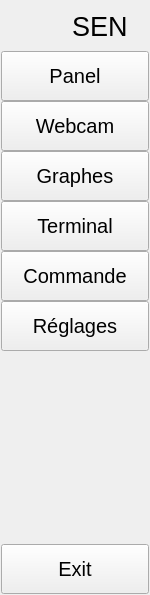
     <widget class="QWidget" name="menu_w" native="true">
      <property name="minimumSize">
       <size>
        <width>0</width>
        <height>0</height>
       </size>
      </property>
      <property name="maximumSize">
       <size>
        <width>150</width>
        <height>16777215</height>
       </size>
      </property>
      <layout class="QVBoxLayout" name="verticalLayout_2">
       <property name="spacing">
        <number>0</number>
       </property>
       <property name="leftMargin">
        <number>1</number>
       </property>
       <property name="topMargin">
        <number>1</number>
       </property>
       <property name="rightMargin">
        <number>1</number>
       </property>
       <property name="bottomMargin">
        <number>1</number>
       </property>
       <item>
        <layout class="QHBoxLayout" name="header">
         <item>
          <widget class="QPushButton" name="menu_menu_b">
           <property name="minimumSize">
            <size>
             <width>50</width>
             <height>50</height>
            </size>
           </property>
           <property name="maximumSize">
            <size>
             <width>50</width>
             <height>50</height>
            </size>
           </property>
           <property name="text">
            <string/>
           </property>
           <property name="icon">
            <iconset>
             <normaloff>:/icons/robot.ico</normaloff>:/icons/robot.ico</iconset>
           </property>
           <property name="iconSize">
            <size>
             <width>50</width>
             <height>50</height>
            </size>
           </property>
           <property name="checkable">
            <bool>true</bool>
           </property>
           <property name="autoExclusive">
            <bool>true</bool>
           </property>
           <property name="flat">
            <bool>true</bool>
           </property>
          </widget>
         </item>
         <item>
          <spacer name="horizontalSpacer_2">
           <property name="orientation">
            <enum>Qt::Horizontal</enum>
           </property>
           <property name="sizeHint" stdset="0">
            <size>
             <width>40</width>
             <height>20</height>
            </size>
           </property>
          </spacer>
         </item>
         <item>
          <widget class="QLabel" name="text_menu">
           <property name="font">
            <font>
             <pointsize>20</pointsize>
             <kerning>true</kerning>
            </font>
           </property>
           <property name="text">
            <string>SEN</string>
           </property>
          </widget>
         </item>
         <item>
          <spacer name="horizontalSpacer">
           <property name="orientation">
            <enum>Qt::Horizontal</enum>
           </property>
           <property name="sizeHint" stdset="0">
            <size>
             <width>40</width>
             <height>20</height>
            </size>
           </property>
          </spacer>
         </item>
        </layout>
       </item>
       <item>
        <widget class="QPushButton" name="menu_panel_b">
         <property name="minimumSize">
          <size>
           <width>50</width>
           <height>50</height>
          </size>
         </property>
         <property name="font">
          <font>
           <pointsize>15</pointsize>
           <kerning>true</kerning>
          </font>
         </property>
         <property name="focusPolicy">
          <enum>Qt::StrongFocus</enum>
         </property>
         <property name="layoutDirection">
          <enum>Qt::LeftToRight</enum>
         </property>
         <property name="text">
          <string>Panel</string>
         </property>
         <property name="icon">
          <iconset>
           <normaloff>:/icons/robot-64.ico</normaloff>:/icons/robot-64.ico</iconset>
         </property>
         <property name="iconSize">
          <size>
           <width>30</width>
           <height>30</height>
          </size>
         </property>
         <property name="checkable">
          <bool>true</bool>
         </property>
         <property name="autoExclusive">
          <bool>true</bool>
         </property>
        </widget>
       </item>
       <item>
        <widget class="QPushButton" name="menu_webcam_b">
         <property name="minimumSize">
          <size>
           <width>50</width>
           <height>50</height>
          </size>
         </property>
         <property name="font">
          <font>
           <pointsize>15</pointsize>
           <kerning>true</kerning>
          </font>
         </property>
         <property name="text">
          <string>Webcam</string>
         </property>
         <property name="icon">
          <iconset>
           <normaloff>:/icons/integrated-webcam-64.ico</normaloff>:/icons/integrated-webcam-64.ico</iconset>
         </property>
         <property name="iconSize">
          <size>
           <width>30</width>
           <height>30</height>
          </size>
         </property>
         <property name="checkable">
          <bool>true</bool>
         </property>
         <property name="autoExclusive">
          <bool>true</bool>
         </property>
        </widget>
       </item>
       <item>
        <widget class="QPushButton" name="menu_graphes_b">
         <property name="minimumSize">
          <size>
           <width>50</width>
           <height>50</height>
          </size>
         </property>
         <property name="font">
          <font>
           <pointsize>15</pointsize>
           <kerning>true</kerning>
          </font>
         </property>
         <property name="text">
          <string>Graphes</string>
         </property>
         <property name="icon">
          <iconset>
           <normaloff>:/icons/line-64.ico</normaloff>:/icons/line-64.ico</iconset>
         </property>
         <property name="iconSize">
          <size>
           <width>30</width>
           <height>30</height>
          </size>
         </property>
         <property name="checkable">
          <bool>true</bool>
         </property>
         <property name="autoExclusive">
          <bool>true</bool>
         </property>
         <property name="autoRepeatInterval">
          <number>100</number>
         </property>
        </widget>
       </item>
       <item>
        <widget class="QPushButton" name="menu_terminal_b">
         <property name="minimumSize">
          <size>
           <width>50</width>
           <height>50</height>
          </size>
         </property>
         <property name="font">
          <font>
           <pointsize>15</pointsize>
           <kerning>true</kerning>
          </font>
         </property>
         <property name="text">
          <string>Terminal</string>
         </property>
         <property name="icon">
          <iconset>
           <normaloff>:/icons/code-64.ico</normaloff>:/icons/code-64.ico</iconset>
         </property>
         <property name="iconSize">
          <size>
           <width>30</width>
           <height>30</height>
          </size>
         </property>
         <property name="checkable">
          <bool>true</bool>
         </property>
         <property name="autoExclusive">
          <bool>true</bool>
         </property>
         <property name="autoDefault">
          <bool>false</bool>
         </property>
         <property name="default">
          <bool>false</bool>
         </property>
         <property name="flat">
          <bool>false</bool>
         </property>
        </widget>
       </item>
       <item>
        <widget class="QPushButton" name="menu_controles_b">
         <property name="minimumSize">
          <size>
           <width>50</width>
           <height>50</height>
          </size>
         </property>
         <property name="font">
          <font>
           <pointsize>15</pointsize>
           <kerning>true</kerning>
          </font>
         </property>
         <property name="text">
          <string>Commande</string>
         </property>
         <property name="icon">
          <iconset>
           <normaloff>:/icons/arrow-direction-64.ico</normaloff>:/icons/arrow-direction-64.ico</iconset>
         </property>
         <property name="iconSize">
          <size>
           <width>30</width>
           <height>30</height>
          </size>
         </property>
         <property name="checkable">
          <bool>true</bool>
         </property>
         <property name="autoExclusive">
          <bool>true</bool>
         </property>
        </widget>
       </item>
       <item>
        <widget class="QPushButton" name="menu_parametres_b">
         <property name="minimumSize">
          <size>
           <width>50</width>
           <height>50</height>
          </size>
         </property>
         <property name="font">
          <font>
           <pointsize>15</pointsize>
           <kerning>true</kerning>
          </font>
         </property>
         <property name="text">
          <string>Réglages</string>
         </property>
         <property name="icon">
          <iconset>
           <normaloff>:/icons/cog-64.ico</normaloff>:/icons/cog-64.ico</iconset>
         </property>
         <property name="iconSize">
          <size>
           <width>30</width>
           <height>30</height>
          </size>
         </property>
         <property name="checkable">
          <bool>true</bool>
         </property>
         <property name="autoExclusive">
          <bool>true</bool>
         </property>
        </widget>
       </item>
       <item>
        <spacer name="verticalSpacer">
         <property name="orientation">
          <enum>Qt::Vertical</enum>
         </property>
         <property name="sizeHint" stdset="0">
          <size>
           <width>20</width>
           <height>193</height>
          </size>
         </property>
        </spacer>
       </item>
       <item>
        <widget class="QPushButton" name="menu_exit_b">
         <property name="minimumSize">
          <size>
           <width>50</width>
           <height>50</height>
          </size>
         </property>
         <property name="font">
          <font>
           <pointsize>15</pointsize>
           <kerning>true</kerning>
          </font>
         </property>
         <property name="layoutDirection">
          <enum>Qt::LeftToRight</enum>
         </property>
         <property name="text">
          <string>Exit</string>
         </property>
         <property name="icon">
          <iconset>
           <normaloff>:/icons/exit-64.ico</normaloff>:/icons/exit-64.ico</iconset>
         </property>
         <property name="iconSize">
          <size>
           <width>30</width>
           <height>30</height>
          </size>
         </property>
         <property name="checkable">
          <bool>true</bool>
         </property>
         <property name="autoExclusive">
          <bool>true</bool>
         </property>
         <property name="flat">
          <bool>false</bool>
         </property>
        </widget>
       </item>
      </layout>
     </widget>
